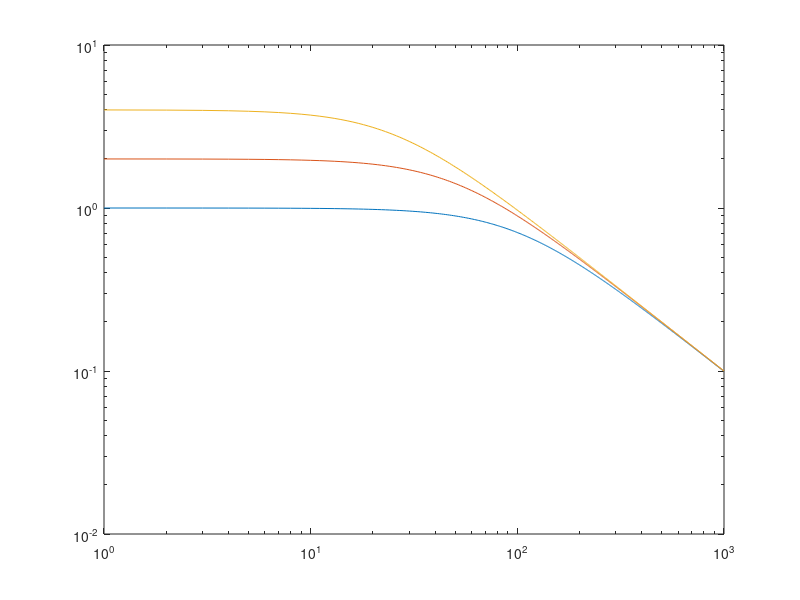
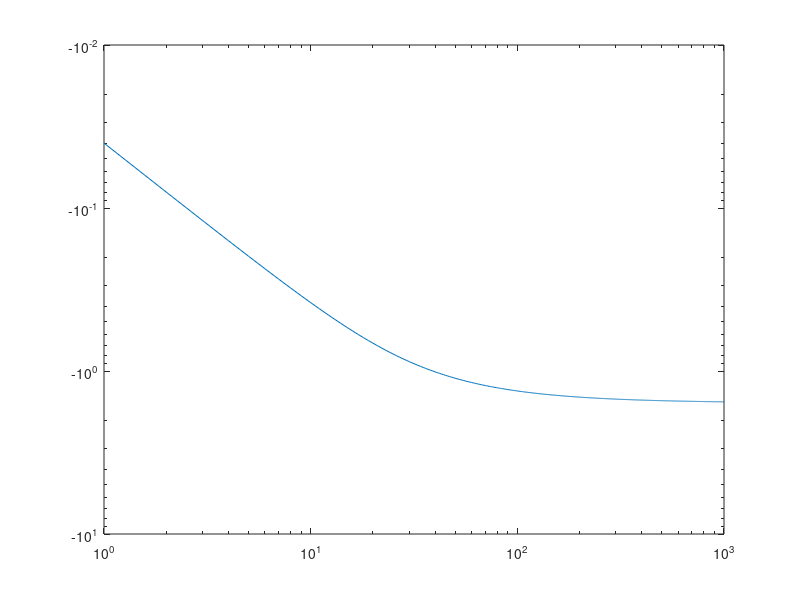

Write the MATLAB code that produced these figures, in order.
R=1;
C=0.01;


w=1:1000;


Z=R./(1+(1i)*w.*R.*C);

close all;
loglog(w,abs(Z))
hold on

R=2;
Z=R./(1+(1i)*w.*R.*C);
loglog(w,abs(Z))

R=4;
Z=R./(1+(1i)*w.*R.*C);
loglog(w,abs(Z))

figure()

loglog(w,angle(Z))
